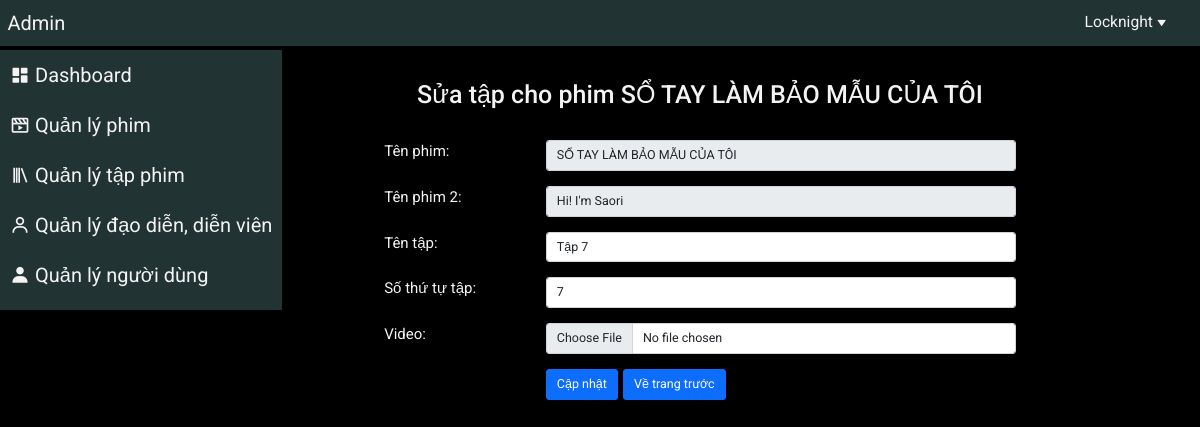
/admin/edit_episode.php?film_id=45&ep_id=8 (signed in), run on the app's committed database.
### tables this page shows
CREATE TABLE `films` (
	`film_id` INT(20) NOT NULL AUTO_INCREMENT,
	`name` varchar(150) NOT NULL,
	`name2` varchar(150),
	`image` varchar(300),
	`image_banner` varchar(300),
	`trailer` varchar(300),
	`IMDb` FLOAT(3),
	`year` INT(5),
	`description` varchar(1000),
	`episode_number` INT(10),
	`duration` INT(10),
	`num_view` INT(20),
	`nation_id` INT(5) NOT NULL,
	`created_at` TIMESTAMP NOT NULL,
	`updated_at` TIMESTAMP NOT NULL,
	`film_type` INT(5) NOT NULL,
	PRIMARY KEY (`film_id`)
);

CREATE TABLE `episodes` (
	`ep_id` INT(25) NOT NULL AUTO_INCREMENT,
	`ep_name` varchar(50),
	`ep_video` varchar(300),
	`ep_order` INT(10) NOT NULL,
	`film_id` INT(20) NOT NULL,
	PRIMARY KEY (`ep_id`)
);

### public/admin/edit_episode.php (the view, shortened to what this page needs)
<?php
    require_once('../../src/db.php');
?>
<?php
    if (isset($_POST['btn-update-ep'])) {
        $film_id = $_POST['film_id'];
        $ep_id = $_POST['ep_id'];
        $ep_name = $_POST['ep_name'];
        $ep_order = $_POST['ep_order'];
        $sql_video = "SELECT * FROM `episodes` WHERE `ep_id` = ?";
        $stmt_video = $conn->prepare($sql_video);
        $stmt_video->bind_param('i', $ep_id);
        $stmt_video->execute();
        $result_video = $stmt_video->get_result();
        $row_video = $result_video->fetch_assoc();
        $video_path = $row_video['ep_video'];
        if (isset($_FILES['ep_video']) && $_FILES['ep_video']['name'] != '') {
            if ($_FILES['ep_video']['error'] == 0) {
                unlink(getUrlOfVideoFromAdmin($video_path));
                $ep_video_name = time() . "_" . rand(100, 10000) . "_" . rand(1000, 1000000) . "_" . $_FILES['ep_video']['name'];
                $ep_video_name = str_replace(" ", "_", $ep_video_name);
                $source = $_FILES['ep_video']['tmp_name'];
                $destination = getUrlOfVideoFromAdmin($ep_video_name);
                if (move_uploaded_file($source, $destination)) {
                } else {
                    $ep_video_name = "";
                }
            }
        } else {
            $ep_video_name = $video_path;
        }
        $sql = "UPDATE `episodes` SET `ep_name` = ?, `ep_order` = ?, `ep_video` = ? WHERE `ep_id` = ? AND `film_id` = ?";
        $stmt = $conn->prepare($sql);
        $stmt->bind_param('sisii', $ep_name, $ep_order, $ep_video_name, $ep_id, $film_id);
        $stmt->execute();
        $sql = "UPDATE `films` SET `updated_at` = now() WHERE `film_id` = ?";
        $stmt = $conn->prepare($sql);
        $stmt->bind_param('i', $film_id);
        $stmt->execute();
        $_SESSION['message'] = ['body' => 'Sửa tập phim thành công', 'type' => 'success'];
        header('Location: ./manage_episode.php?film_id=' . $film_id);
    } else if (isset($_GET['film_id']) && isset($_GET['ep_id'])) {
        $sql = "SELECT *
                FROM `episodes`
                WHERE `ep_id` = ?
                    AND `film_id` = ?
        ";
        $stmt = $conn->prepare($sql);
        $stmt->bind_param('ii', $_GET['ep_id'], $_GET['film_id']);
        $stmt->execute();
        $result = $stmt->get_result();
        $row_ep = $result->fetch_assoc();
        $ep_name = $row_ep['ep_name'];
        $ep_order = $row_ep['ep_order'];
        $film_id = $row_ep['film_id'];
        $sql_film_info = "SELECT * FROM `films`
                          WHERE `film_id` = ?";
        $stmt_film_info = $conn->prepare($sql_film_info);
        $stmt_film_info->bind_param('i', $_GET['film_id']);
        $stmt_film_info->execute();
        $result_film_info = $stmt_film_info->get_result();
        $row_film_info = $result_film_info->fetch_assoc();
    }
?>
<!DOCTYPE html>
<html lang="en">
<head>
    <?php include('./link_css.php') ?>
</head>
<body>
    <div class="wrapper container-fluid">
        <?php include('./header.php') ?>
        <div class="row">
            <div class="col-12 col-md-2">
                <?php include('./sidebar_menu.php') ?>
            </div>
            <div class="col-12 col-md-10">
                <div class="add-ep container my-5">
                    <h1 class="text-center">Sửa tập cho phim <?= $row_film_info['name'] ?></h1>
                    <div class="mt-5">
                        <form id="form-edit-ep" method="post" class="form-edit-ep" action="" enctype="multipart/form-data">
                            <div class="mb-4 row">
                                <label class="form-label col-12 col-lg-2 offset-lg-2" for="film_name">Tên phim: </label>
                                <div class="col-12 col-lg-6">
                                    <input disabled type="text" class="form-control form-control-lg" id="film_name" name="film_name"
                                    value="<?= $row_film_info['name'] ?>" />
                                </div>
                            </div>
                            <div class="mb-4 row">
                                <label class="form-label col-12 col-lg-2 offset-lg-2" for="film_name2">Tên phim 2: </label>
                                <div class="col-12 col-lg-6">
                                    <input disabled type="text" class="form-control form-control-lg" id="film_name2" name="film_name2"
                                    value="<?= $row_film_info['name2'] ?>" />
                                </div>
                            </div>
                            <div class="mb-4 row">
                                <label class="form-label col-12 col-lg-2 offset-lg-2" for="ep_name">Tên tập: </label>
                                <div class="col-12 col-lg-6">
                                    <input type="text" class="form-control form-control-lg" id="ep_name" name="ep_name" placeholder="Nhập tên tập" value="<?= $ep_name ?>" />
                                </div>
                            </div>
                            <div class="mb-4 row">
                                <label class="form-label col-12 col-lg-2 offset-lg-2" for="ep_order">Số thứ tự tập: </label>
                                <div class="col-12 col-lg-6">
                                    <input type="number" step="any" min="0" class="form-control form-control-lg" id="ep_order" name="ep_order" placeholder="Nhập số thứ tự tập" value="<?= $ep_order ?>" />
                                </div>
                            </div>
                            <div class="mb-4 row">
                                <label class="form-label col-12 col-lg-2 offset-lg-2" for="ep_video">Video: </label>
                                <div class="col-12 col-lg-6">
                                    <input type="file" accept="video/mp4,video/x-m4v,video/*" class="form-control form-control-lg" id="ep_video" name="ep_video" placeholder="" />
                                </div>
                            </div>
                            <div class="row">
                                <div class="col-lg-5 offset-lg-4">
                                    <button type="submit" class="btn btn-primary btn-lg" name="btn-update-ep" id="btn-update-ep" value="Sign up">
                                        Cập nhật
                                    </button>
                                    <a href="./manage_episode.php?film_id=<?= $film_id ?>" class="ms-2 btn btn-primary btn-lg">
                                        Về trang trước
                                    </a>
                                </div>
                            </div>
                        </form>
                    </div>
                </div>
            </div>
        </div>
    </div>
</body>
</html>

### public/admin/assets/css/base.css (style rules this page uses)
:root { --main-color: #ffe600; --bg-color: #000; --bg-box-color: #233; --text-color: #f3f3f3; }
* { padding: 0; margin: 0; box-sizing: border-box; font-size: 62.5%; font-family: 'Roboto', sans-serif; }
a { text-decoration: none; color: var(--text-color); }
.wrapper { padding-top: 50px; }

### public/admin/assets/css/main.css (style rules this page uses)
body { background-color: var(--bg-color); }
h1 { color: var(--text-color); }
label { font-size: 1.5rem; color: var(--text-color); }

### data on the page
films: name "SỔ TAY LÀM BẢO MẪU CỦA TÔI", film_name "SỔ TAY LÀM BẢO MẪU CỦA TÔI", film_name2 "Hi! I'm Saori"
episodes: ep_name "Tập 7", ep_order "7"
